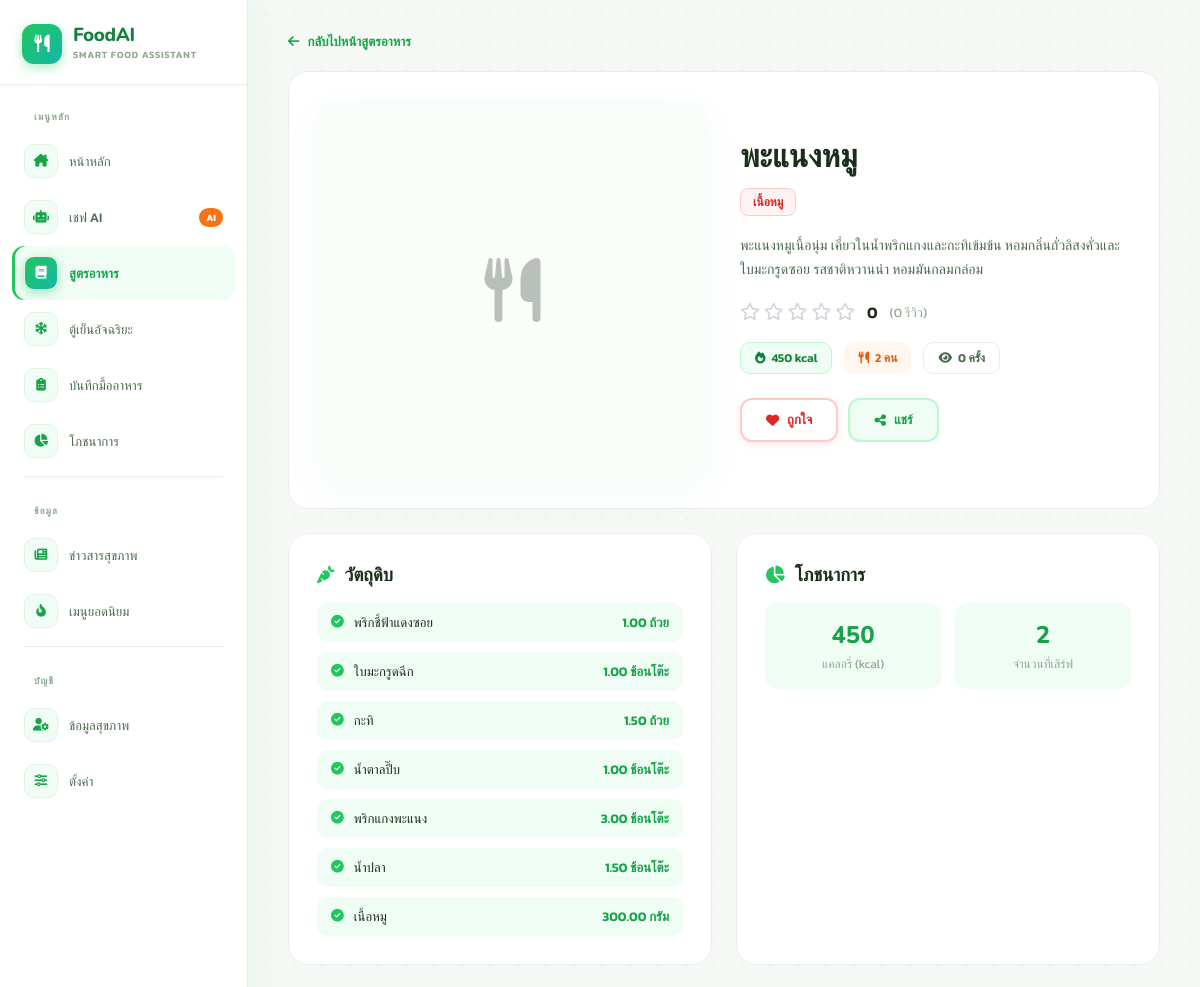
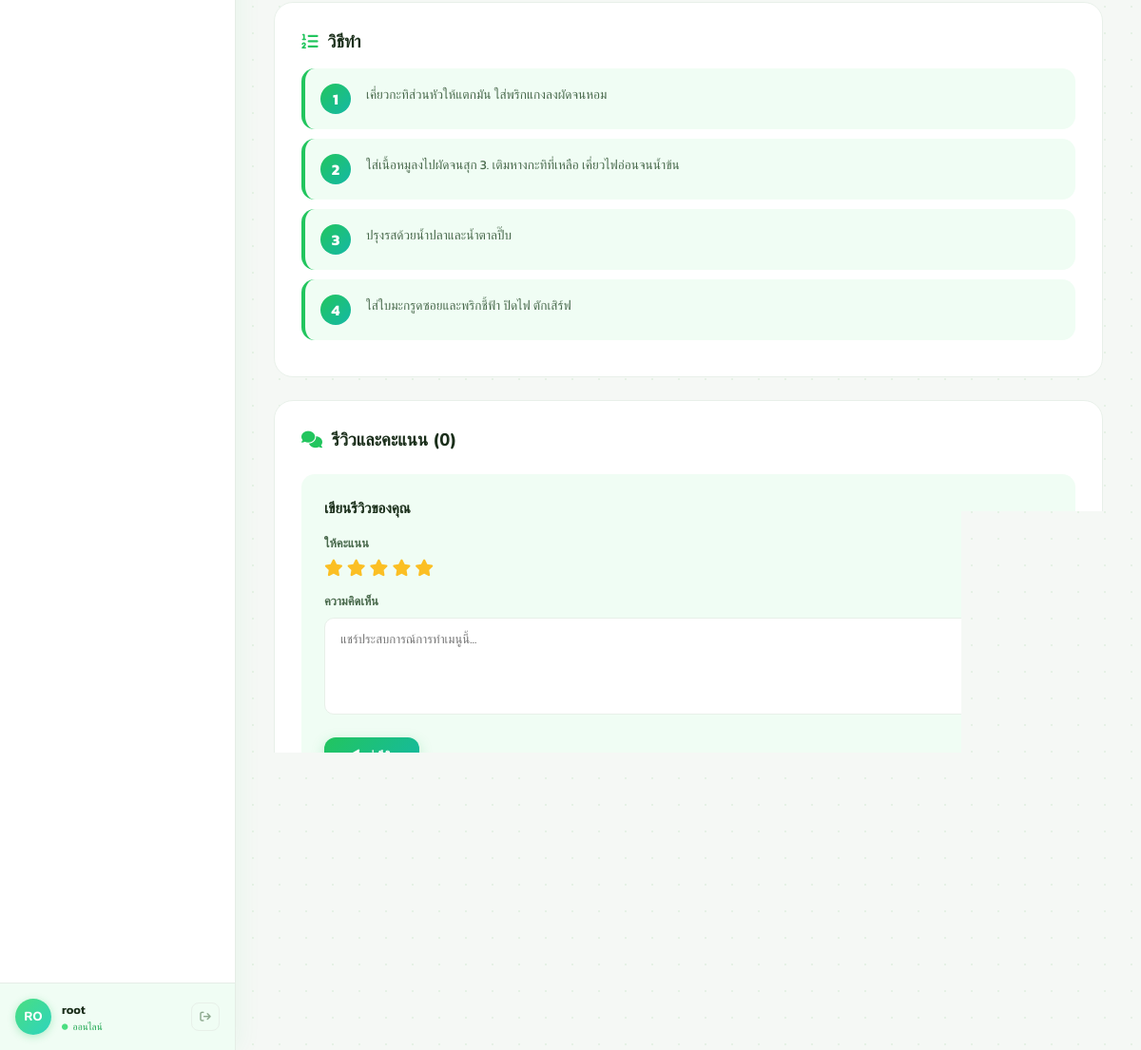
The page /pages/recipe_detail.php?id=15 on the database its author committed (2 pictures, top to bottom).
### tables this page shows
CREATE TABLE `recipes` (
  `id` int(11) NOT NULL,
  `title` varchar(200) NOT NULL,
  `description` text DEFAULT NULL,
  `ingredients` text DEFAULT NULL,
  `instructions` text NOT NULL,
  `servings` int(11) DEFAULT 1,
  `image` varchar(255) DEFAULT NULL,
  `created_by` int(11) DEFAULT NULL,
  `created_at` timestamp NOT NULL DEFAULT current_timestamp(),
  `calories` int(11) DEFAULT 0,
  `view_count` int(11) DEFAULT 0
);

CREATE TABLE `tags` (
  `id` int(11) NOT NULL,
  `name` varchar(100) NOT NULL,
  `type` enum('health_condition','allergen') NOT NULL,
  `description` text DEFAULT NULL,
  `color` varchar(20) DEFAULT '#22c55e',
  `created_at` timestamp NOT NULL DEFAULT current_timestamp()
);

CREATE TABLE `recipe_ingredients` (
  `recipe_id` int(11) NOT NULL,
  `ingredient_id` int(11) NOT NULL,
  `amount` decimal(10,2) NOT NULL,
  `unit` varchar(50) NOT NULL
);

CREATE TABLE `ingredients` (
  `id` int(11) NOT NULL,
  `name` varchar(100) NOT NULL,
  `calories_per_100g` decimal(10,2) DEFAULT 0.00,
  `protein_g` decimal(10,2) DEFAULT 0.00,
  `fat_g` decimal(10,2) DEFAULT 0.00,
  `carbs_g` decimal(10,2) DEFAULT 0.00,
  `sodium_mg` decimal(10,2) DEFAULT 0.00,
  `sugar_g` decimal(10,2) DEFAULT 0.00,
  `is_common_allergen` tinyint(1) DEFAULT 0
);

### pages/recipe_detail.php (the view, shortened to what this page needs)
<?php
$user_id = isset($_SESSION['user_id']) ? $_SESSION['user_id'] : 3;
$recipe_id = isset($_GET['id']) ? (int)$_GET['id'] : 0;
$stmt = $conn->prepare("SELECT * FROM recipes WHERE id = ?");
$stmt->bind_param("i", $recipe_id);
$stmt->execute();
$recipe = $stmt->get_result()->fetch_assoc();
$fav_stmt = $conn->prepare("SELECT id FROM user_interactions WHERE user_id = ? AND recipe_id = ? AND interaction_type = 'favorite'");
$fav_stmt->bind_param("ii", $user_id, $recipe_id);
$fav_stmt->execute();
$is_favorited = $fav_stmt->get_result()->num_rows > 0;
$stmt_tags = $conn->prepare("SELECT t.* FROM recipe_tags rt JOIN tags t ON rt.tag_id = t.id WHERE rt.recipe_id = ?");
$stmt_tags->bind_param("i", $recipe_id);
$stmt_tags->execute();
$recipe_tags = $stmt_tags->get_result()->fetch_all(MYSQLI_ASSOC);
$stmt_ing = $conn->prepare("SELECT i.name, ri.amount, ri.unit FROM recipe_ingredients ri JOIN ingredients i ON ri.ingredient_id = i.id WHERE ri.recipe_id = ?");
$stmt_ing->bind_param("i", $recipe_id);
$stmt_ing->execute();
$ingredients = $stmt_ing->get_result();
$reviews_sql = "SELECT rr.*, u.first_name, u.last_name FROM recipe_reviews rr JOIN users u ON rr.user_id = u.id WHERE rr.recipe_id = ? ORDER BY rr.created_at DESC";
$reviews_stmt = $conn->prepare($reviews_sql);
$reviews_stmt->bind_param("i", $recipe_id);
$reviews_stmt->execute();
$reviews = $reviews_stmt->get_result();
$avg_sql = "SELECT AVG(rating) as avg_rating, COUNT(*) as total_reviews FROM recipe_reviews WHERE recipe_id = ?";
$avg_stmt = $conn->prepare($avg_sql);
$avg_stmt->bind_param("i", $recipe_id);
$avg_stmt->execute();
$rating_data = $avg_stmt->get_result()->fetch_assoc();
$avg_rating = round($rating_data['avg_rating'] ?? 0, 1);
$total_reviews = $rating_data['total_reviews'] ?? 0;
?>
<!DOCTYPE html>
<html lang="th">
<head>
<link rel="stylesheet" href="https://cdnjs.cloudflare.com/ajax/libs/font-awesome/6.4.0/css/all.min.css">
</head>
<body>
<?php include '../includes/sidebar.php' ?>
<div class="page-wrap">
  <main>
    <div style="display:flex; align-items:center; gap: 14px; margin-bottom:20px;">
      <a href="recipes.php" style="display:inline-flex;align-items:center;gap:8px;color:var(--g600);font-size:.82rem;font-weight:600;text-decoration:none;">
        <i class="fas fa-arrow-left"></i> กลับไปหน้าสูตรอาหาร
      </a>
    </div>
    <div class="card" style="margin-bottom:24px;">
      <div class="grid-hero">
        <div>
          <?php $img_path = '../public/uploads/' . $recipe['image']; if (!empty($recipe['image']) && file_exists($img_path)): ?>
            <img src="<?= $img_path ?>" class="hero-img">
          <?php else: ?>
            <div class="hero-img" style="background:var(--g50);display:flex;align-items:center;justify-content:center;font-size:4rem;opacity:.3;"><i class="fas fa-utensils"></i></div>
          <?php endif; ?>
        </div>
        <div>
          <h1 style="font-family:'Nunito',sans-serif;font-size:2rem;font-weight:800;color:var(--txt);line-height:1.2;margin-bottom:12px;">
            <?= htmlspecialchars($recipe['title']) ?>
          </h1>
          <?php if (!empty($recipe_tags)): ?>
          <div class="r-tags-wrap">
              <?php foreach($recipe_tags as $t):
                  $is_allergy = ($t['type'] === 'allergen');
              ?>
              <span class="r-tag" style="background:<?= $is_allergy ? '#fef2f2' : '#ecfdf5' ?>; color:<?= $is_allergy ? '#dc2626' : '#059669' ?>; border:1px solid <?= $is_allergy ? '#fecaca' : '#a7f3d0' ?>;">
                  <?= htmlspecialchars($t['name']) ?>
              </span>
              <?php endforeach; ?>
          </div>
          <?php endif; ?>
          <p style="font-size:.88rem;color:var(--sub);line-height:1.7;margin-bottom:18px;">
            <?= htmlspecialchars($recipe['description'] ?: 'เมนูอาหารเพื่อสุขภาพ') ?>
          </p>
          <div style="display:flex;align-items:center;gap:12px;margin-bottom:18px;">
            <div class="star-rating">
              <?php for($i=1; $i<=5; $i++): ?>
                <i class="<?= $i <= $avg_rating ? 'fas' : 'far' ?> fa-star"></i>
              <?php endfor; ?>
            </div>
            <span style="font-weight:600;color:var(--txt);"><?= $avg_rating ?></span>
            <span style="color:var(--muted);font-size:.8rem;">(<?= $total_reviews ?> รีวิว)</span>
          </div>
          <div style="display:flex;gap:12px;flex-wrap:wrap;margin-bottom:24px;">
            <span class="badge badge-green"><i class="fas fa-fire"></i> <?= $recipe['calories'] ?> kcal</span>
            <?php if ($recipe['servings']): ?>
            <span class="badge badge-orange"><i class="fas fa-utensils"></i> <?= $recipe['servings'] ?> คน</span>
            <?php endif; ?>
            <span class="badge" style="background:#fff;border:1px solid var(--bdr);color:var(--sub);"><i class="fas fa-eye"></i> <?= number_format($recipe['view_count'] ?? 0) ?> ครั้ง</span>
          </div>
          <div class="action-btns">
            <button class="btn btn-favorite <?= $is_favorited ? 'active' : '' ?>"
                    id="favoriteBtn"
                    onclick="toggleFavorite(<?= $recipe_id ?>)">
              <i class="fas fa-heart"></i>
              <span id="favBtnText"><?= $is_favorited ? 'ถูกใจแล้ว' : 'ถูกใจ' ?></span>
            </button>
            <button class="btn btn-share" onclick="shareRecipe()">
              <i class="fas fa-share-nodes"></i> แชร์
            </button>
          </div>
        </div>
      </div>
    </div>
    <div class="grid-content">
      <div class="card">
        <h2 class="section-title"><i class="fas fa-carrot" style="color:var(--g500);"></i> วัตถุดิบ</h2>
        <div style="display:flex;flex-direction:column;gap:10px;">
          <?php if ($ingredients->num_rows > 0): ?>
            <?php while($ing = $ingredients->fetch_assoc()): ?>
            <div class="ingredient-item">
              <i class="fas fa-check-circle"></i>
              <span style="flex:1;font-weight:500;"><?= htmlspecialchars($ing['name']) ?></span>
              <span style="color:var(--g600);font-weight:600;"><?= htmlspecialchars($ing['amount']) ?> <?= htmlspecialchars($ing['unit']) ?></span>
            </div>
            <?php endwhile; ?>
          <?php elseif (!empty($recipe['ingredients'])): ?>
            <div style="background:var(--g50);border-radius:10px;padding:16px;font-size:.85rem;line-height:1.8;color:var(--sub);">
                <?= nl2br(htmlspecialchars($recipe['ingredients'])) ?>
            </div>
          <?php else: ?>
            <p style="color:var(--muted);font-size:.82rem;">ไม่มีข้อมูลวัตถุดิบ</p>
          <?php endif; ?>
        </div>
      </div>
      <div class="card">
        <h2 class="section-title"><i class="fas fa-chart-pie"></i> โภชนาการ</h2>
        <div style="display:grid;grid-template-columns:1fr 1fr;gap:14px;">
          <div style="padding:16px;background:var(--g50);border-radius:12px;text-align:center;">
            <div style="font-size:1.5rem;font-weight:800;color:var(--g600);font-family:'Nunito',sans-serif;"><?= $recipe['calories'] ?></div>
            <div style="font-size:.75rem;color:var(--muted);margin-top:4px;">แคลอรี่ (kcal)</div>
          </div>
          <div style="padding:16px;background:var(--g50);border-radius:12px;text-align:center;">
            <div style="font-size:1.5rem;font-weight:800;color:var(--g600);font-family:'Nunito',sans-serif;"><?= $recipe['servings'] ?: 1 ?></div>
            <div style="font-size:.75rem;color:var(--muted);margin-top:4px;">จำนวนที่เสิร์ฟ</div>
          </div>
        </div>
      </div>
    </div>
    <div class="card" style="margin-bottom:24px;">
      <h2 class="section-title"><i class="fas fa-list-ol" style="color:var(--g500);"></i> วิธีทำ</h2>
      <div>
        <?php
        $steps = explode("\n", $recipe['instructions']);
        $step_num = 1;
        foreach($steps as $step):
          $step = trim(preg_replace('/^\d+[\.\)]\s*/', '', $step));
        ?>
        <div class="step-item">
          <div class="step-number"><?= $step_num++ ?></div>
          <div style="flex:1;font-size:.85rem;line-height:1.7;color:var(--sub);"><?= htmlspecialchars($step) ?></div>
        </div>
        <?php endforeach; ?>
      </div>
    </div>
    <div class="card">
      <h2 class="section-title" style="margin-bottom:24px;"><i class="fas fa-comments"></i> รีวิวและคะแนน (<?= $total_reviews ?>)</h2>
      <div style="background:var(--g50);border:1.5px dashed var(--g300);border-radius:14px;padding:24px;margin-bottom:28px;">
        <h3 style="font-size:.95rem;font-weight:700;color:var(--txt);margin-bottom:16px;">เขียนรีวิวของคุณ</h3>
        <form method="POST">
          <div style="margin-bottom:16px;">
            <label style="display:block;font-size:.8rem;font-weight:600;color:var(--sub);margin-bottom:8px;">ให้คะแนน</label>
            <div class="star-rating" id="ratingInput">
              <i class="far fa-star" data-rating="1"></i>
              <i class="far fa-star" data-rating="2"></i>
              <i class="far fa-star" data-rating="3"></i>
              <i class="far fa-star" data-rating="4"></i>
              <i class="far fa-star" data-rating="5"></i>
            </div>
          </div>
          <div style="margin-bottom:18px;">
            <label style="display:block;font-size:.8rem;font-weight:600;color:var(--sub);margin-bottom:8px;">ความคิดเห็น</label>
            <textarea name="comment" rows="4" placeholder="แชร์ประสบการณ์การทำเมนูนี้..." style="width:100%;padding:12px 16px;border:1.5px solid var(--bdr);border-radius:10px;font-family:'Kanit',sans-serif;font-size:.82rem;"></textarea>
          </div>
          <button type="submit" class="btn btn-green"><i class="fas fa-paper-plane"></i> ส่งรีวิว</button>
        </form>
      </div>
      <?php if ($reviews->num_rows > 0): ?>
        <?php while($review = $reviews->fetch_assoc()): ?>
        <div class="review-card">
          <div class="review-header">
            <div class="review-user">
              <div class="review-avatar"><?= mb_strtoupper(mb_substr($review['first_name'], 0, 1)) ?></div>
              <div>
                <div style="font-weight:600;font-size:.85rem;color:var(--txt);">
                  <?= htmlspecialchars($review['first_name'] . ' ' . $review['last_name']) ?>
                </div>
                <div class="review-stars">
                  <?php for($i=1; $i<=5; $i++): ?>
                    <i class="<?= $i <= $review['rating'] ? 'fas' : 'far' ?> fa-star"></i>
                  <?php endfor; ?>
                </div>
              </div>
            </div>
          </div>
          <p class="review-comment"><?= htmlspecialchars($review['comment']) ?></p>
          <p class="review-date"><i class="far fa-clock"></i> <?= date('j M Y, H:i', strtotime($review['created_at'])) ?> น.</p>
        </div>
        <?php endwhile; ?>
      <?php else: ?>
        <div style="text-align:center;padding:40px;color:var(--muted);">
          <i class="fas fa-comment-slash" style="font-size:2.5rem;opacity:.3;margin-bottom:12px;display:block;"></i>
          <p style="font-size:.85rem;">ยังไม่มีรีวิว เป็นคนแรกที่รีวิวเมนูนี้!</p>
        </div>
      <?php endif; ?>
    </div>
  </main>
</div>
</body>
</html>

### pages/recipe_detail.php (style rules this page uses)
:root { --g50:#f0fdf4;--g400:#4ade80;--g500:#22c55e;--g600:#16a34a;--g700:#15803d;--t400:#2dd4bf;--t500:#14b8a6;--bg:#f5f8f5;--card:#fff;--bdr:#e8f0e9;--txt:#1a2e1a;--sub:#4b6b4e;--muted:#8da98f;--sb-w:248px; }
* { box-sizing:border-box;margin:0;padding:0; }
body { font-family:'Kanit',sans-serif;background:var(--bg);color:var(--txt);display:flex;min-height:100vh; }
body::before { content:'';position:fixed;inset:0;pointer-events:none;z-index:0;background-image:radial-gradient(circle,#c8e6c9 1px,transparent 1px);background-size:28px 28px;opacity:.35; }
.page-wrap { margin-left:var(--sb-w);flex:1;position:relative;z-index:1; }
main { padding:2rem 2.5rem 3.5rem;width:100%;max-width:1400px;margin:0 auto; }
.hero-img { width:100%;height:380px;border-radius:20px;object-fit:cover;box-shadow:0 12px 40px rgba(34,197,94,.15); }
.card { background:var(--card);border:1px solid var(--bdr);border-radius:20px;padding:28px; }
.badge { display:inline-flex;align-items:center;gap:6px;padding:6px 14px;border-radius:10px;font-size:.75rem;font-weight:600; }
.badge-green { background:var(--g50);color:var(--g700);border:1px solid var(--g200); }
.badge-orange { background:#fff7ed;color:#ea580c;border:1px solid:#fed7aa; }
.r-tags-wrap { display:flex; flex-wrap:wrap; gap:8px; margin-bottom:18px; }
.r-tag { font-size:.75rem; font-weight:600; padding:4px 12px; border-radius:8px; display:inline-flex; align-items:center; gap:6px; }
.section-title { font-family:'Nunito',sans-serif;font-size:1.15rem;font-weight:800;color:var(--txt);margin-bottom:16px;display:flex;align-items:center;gap:10px; }
.section-title i { color:var(--g500);font-size:1.1rem; }
.ingredient-item { display:flex;align-items:center;gap:10px;padding:10px 14px;background:var(--g50);border-radius:10px;font-size:.82rem; }
.ingredient-item i { color:var(--g500);font-size:.8rem; }
.step-item { display:flex;gap:16px;padding:16px;background:var(--g50);border-radius:14px;border-left:4px solid var(--g500);margin-bottom:10px; }
.step-number { width:32px;height:32px;border-radius:50%;background:linear-gradient(135deg,var(--g500),var(--t500));color:#fff;display:flex;align-items:center;justify-content:center;font-weight:700;flex-shrink:0; }
.btn { padding:12px 24px;border-radius:12px;font-size:.82rem;font-weight:600;cursor:pointer;transition:all .2s;display:inline-flex;align-items:center;justify-content:center;gap:8px;border:none;text-decoration:none; }
.btn-green { background:linear-gradient(135deg,var(--g500),var(--t500));color:#fff;box-shadow:0 4px 14px rgba(34,197,94,.25); }
.btn-favorite { background:#fff; color:#dc2626; border:2px solid #fecaca; box-shadow:0 2px 8px rgba(220,38,38,.1); }
.btn-share { background:var(--g50); color:var(--g600); border:2px solid var(--g200); }
.star-rating { display:flex;gap:4px;font-size:1.1rem; }
.star-rating i { color:#fbbf24;cursor:pointer;transition:.2s; }
.star-rating i.far { color:#d1d5db; }
.grid-hero { display: grid; grid-template-columns: 1fr 1fr; gap: 32px; align-items: center; }
.grid-content { display: grid; grid-template-columns: 1fr 1fr; gap: 24px; margin-bottom: 24px; }
.action-btns { display: flex; gap: 10px; }

### includes/sidebar.php (style rules this page uses)
:root { --g50: #f0fdf4; --g100: #dcfce7; --g200: #bbf7d0; --g400: #4ade80; --g500: #22c55e; --g600: #16a34a; --g700: #15803d; --t400: #2dd4bf; --t500: #14b8a6; --sb-bg: #ffffff; --sb-w: 248px; --sb-bdr: #e5ede6; --txt: #1a2e1a; --sub: #4b6b4e; --muted: #8da98f; --orange: #f97316; --bdr: #e8f0e9; }

### rows shown on the page
recipes: title "พะแนงหมู", description "พะแนงหมูเนื้อนุ่ม เคี่ยวในน้ำพริกแกงและกะทิเข้มข้น หอมกลิ่นถั่วลิสงคั่วและใบมะกรูดซอย รสชาติหวานนำ หอมมันกลมกล่อม", calories "450", servings "2", view_count "0", instructions "เคี่ยวกะทิส่วนหัวให้แตกมัน ใส่พริกแกงลงผัดจนหอม", instructions "ใส่เนื้อหมูลงไปผัดจนสุก 3. เติมหางกะทิที่เหลือ เคี่ยวไฟอ่อนจนน้ำข้น", instructions "ปรุงรสด้วยน้ำปลาและน้ำตาลปี๊บ", instructions "ใส่ใบมะกรูดซอยและพริกชี้ฟ้า ปิดไฟ ตักเสิร์ฟ"
tags: name "เนื้อหมู"
recipe_ingredients: ingredient.name "พริกชี้ฟ้าแดงซอย", amount "1.00", unit "ถ้วย"
recipe_ingredients: ingredient.name "ใบมะกรูดฉีก", amount "1.00", unit "ช้อนโต๊ะ"
recipe_ingredients: ingredient.name "กะทิ", amount "1.50", unit "ถ้วย"
recipe_ingredients: ingredient.name "น้ำตาลปี๊บ", amount "1.00", unit "ช้อนโต๊ะ"
recipe_ingredients: ingredient.name "พริกแกงพะแนง", amount "3.00", unit "ช้อนโต๊ะ"
recipe_ingredients: ingredient.name "น้ำปลา", amount "1.50", unit "ช้อนโต๊ะ"
recipe_ingredients: ingredient.name "เนื้อหมู", amount "300.00", unit "กรัม"

### other values the page prints
$initials ?: 'U' "RO"
$username "root"
$avg_rating "0"
$total_reviews "0"
